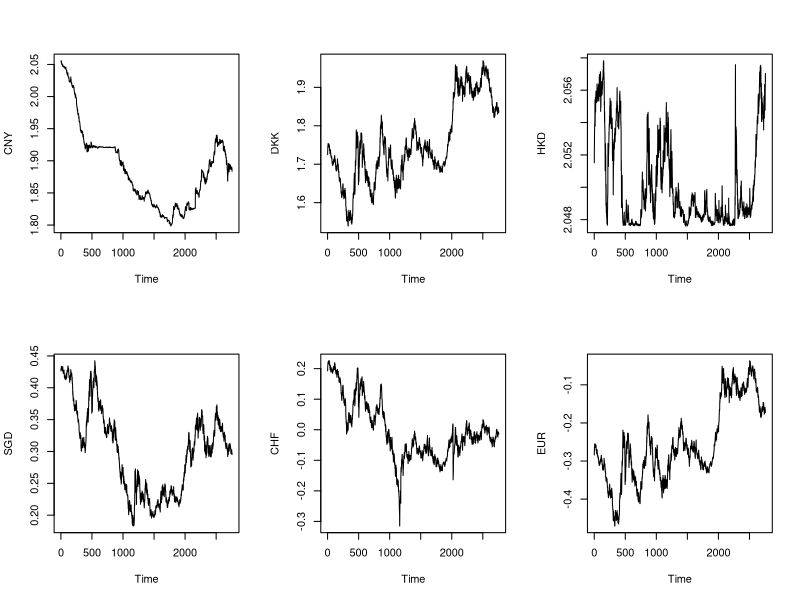
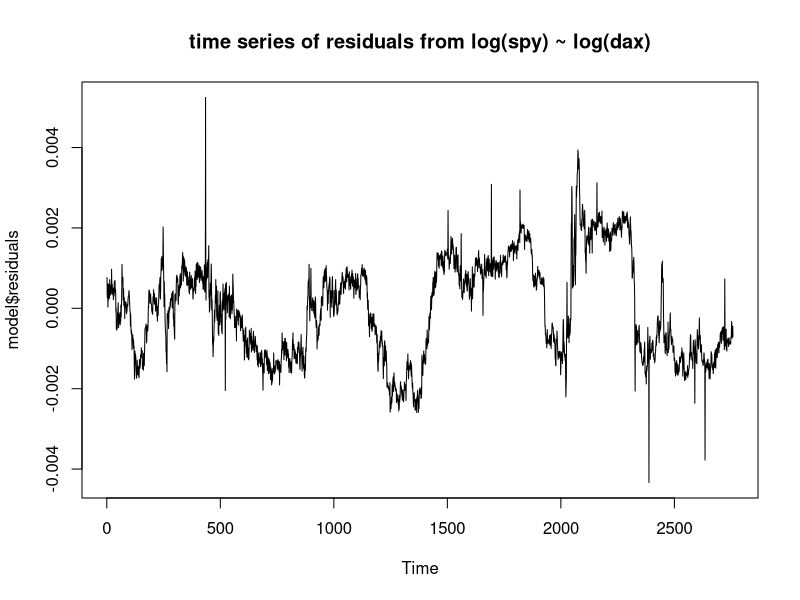

Generate these figures, in order, with R:
# q1
## part a
curr = read.csv('c4a8681f9469f4a8.csv')
keep = c(1:2865)[!is.na(curr[,2])]
curr2 = curr[keep,]
currnames = c("Date","CNY","DKK","HKD","SGD","CHF","EUR")
colnames(curr2) = currnames
lcurr = log(curr2[,2:7])
dlcurr = apply(lcurr,2,diff)

for (name in currnames[2:7]) {
  y = dlcurr[,name]
  x = lcurr[,name][1:2757]
  print(paste('-------', name, '-------'))
  print(summary(lm(y~x-1)))
}

## part b
par(mfrow = c(2,3))
for (name in currnames[2:7]) {
  x = lcurr[,name][1:2757]
  ts.plot(x, xlab = 'Time', ylab = name)
}

# q2
## part a
model = lm(DKK~EUR, data = lcurr)
summary(model)
par(mfrow = c(1,1))
ts.plot(model$residuals, main='time series of residuals from log(spy) ~ log(dax)')

res = model$residuals
summary(lm(diff(res)~res[1:(length(res)-1)]-1))

## part b
port = lcurr$DKK-0.997*lcurr$EUR
c1 = mean(port)
c2 = 1.5*sqrt(var(port))
df = lcurr[,c('DKK','EUR')]

### basic
n1 = n2 = 0
count = 0
status = -1
for(i in 1:2758){
  dkk = df[i,1]
  eur = df[i,2]
  port = dkk-0.997*eur
  if((port >= c1+c2) & (status==0 | status==-1)){
    n1 = n1 - 1/exp(dkk)
    n2 = n2 + 0.997/exp(eur)
    count = count + 1
    status = 1
  } else if ((port <= c1-c2) & (status==1 | status==-1)) {
    n1 = n1 + 1/exp(dkk)
    n2 = n2 - 0.997/exp(eur)
    count = count + 1
    status = 0
  }
}
n1*exp(df[2758,1])+n2*exp(df[2758,2])-0.02*count


### reinforcement
n1 = n2 = 0
count = 0
for(i in 1:2758){
  dkk = df[i,1]
  eur = df[i,2]
  port = dkk-0.997*eur
  if(port >= (c1+c2)){
    n1 = n1 - 1/exp(dkk)
    n2 = n2 + 0.997/exp(eur)
    count = count + 1
  } else if (port <= (c1-c2)) {
    n1 = n1 + 1/exp(dkk)
    n2 = n2 - 0.997/exp(eur)
    count = count + 1
  }
}
n1*exp(df[2758,1])+n2*exp(df[2758,2])-0.02*count
